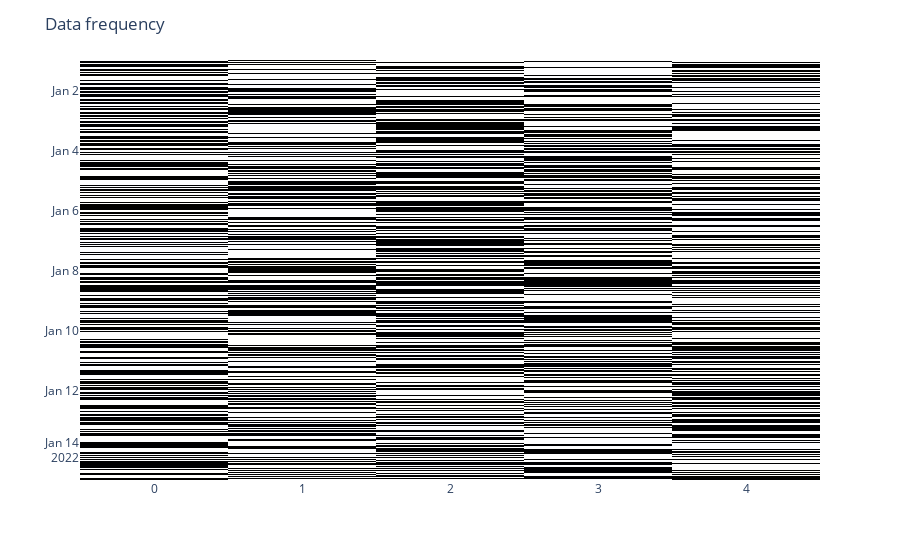

Notebook code for this chart:
### Markdown cell above
We can also create a missingness matrix visualization for the dataframe.

### Code cell
fig = EDA_missingness.matrix(df)
fig.show()

### Figure 1 — Plotly figure (JSON) as saved in the notebook; plotly's stock layout.template omitted (floating-point values rounded to 4 significant figures; data arrays with more than 128 entries replaced by an {"elided": "..."} marker saying what was removed)
{"data": [{"coloraxis": "coloraxis", "hovertemplate": "x: %{x}<br>y: %{y}<br>color: %{z}<extra></extra>", "name": "0", "type": "heatmap", "x": [0, 1, 2, 3, 4], "xaxis": "x", "y": {"elided": "672 str values"}, "yaxis": "y", "z": {"elided": "672x5 int values"}}], "layout": {"autosize": true, "coloraxis": {"colorscale": [[0, "rgb(0, 0, 0)"], [0.09091, "rgb(16, 16, 16)"], [0.1818, "rgb(38, 38, 38)"], [0.2727, "rgb(59, 59, 59)"], [0.3636, "rgb(81, 80, 80)"], [0.4545, "rgb(102, 101, 101)"], [0.5455, "rgb(124, 123, 122)"], [0.6364, "rgb(146, 146, 145)"], [0.7273, "rgb(171, 171, 170)"], [0.8182, "rgb(197, 197, 195)"], [0.9091, "rgb(224, 224, 223)"], [1, "rgb(254, 254, 253)"]], "showscale": false}, "margin": {"t": 60}, "title": {"text": "Data frequency"}, "xaxis": {"anchor": "y", "autorange": true, "constrain": "domain", "domain": [0, 1], "range": [-0.5, 4.5], "scaleanchor": "y", "type": "linear"}, "yaxis": {"anchor": "x", "autorange": true, "constrain": "domain", "domain": [0, 1], "range": ["2022-01-14 23:45", "2021-12-31 23:45"], "type": "date"}}}
